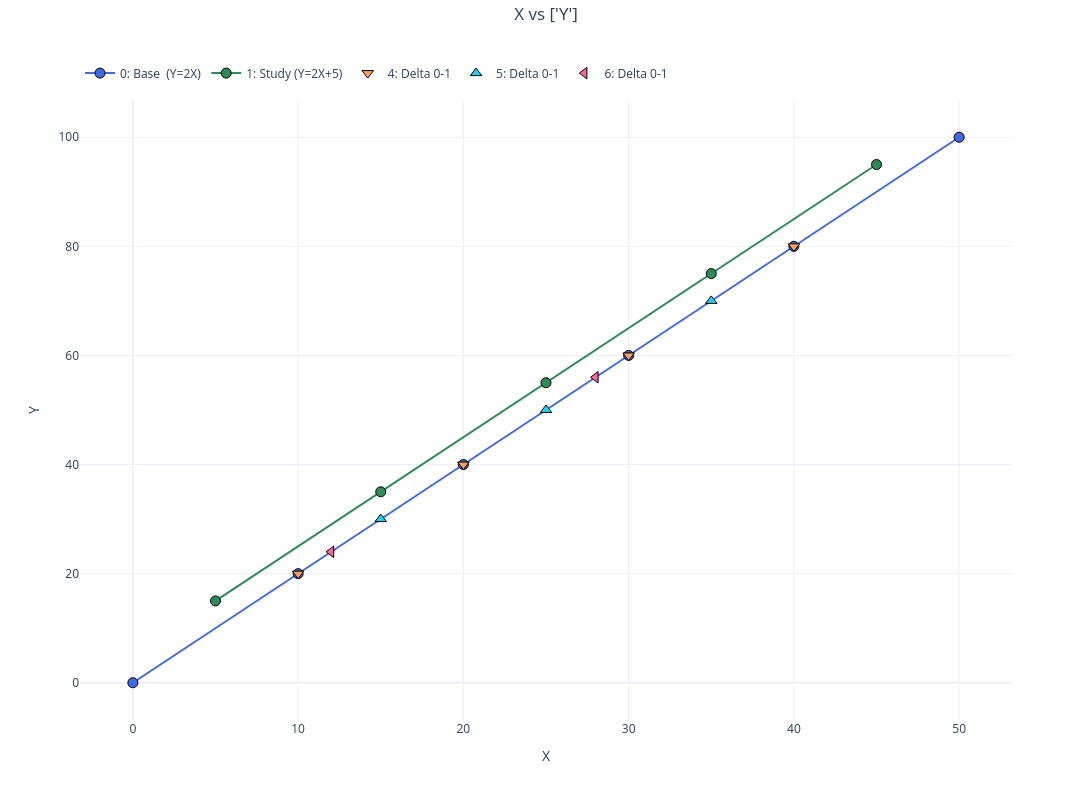

Notebook source saved alongside this figure:
### Markdown cell above
---
### Summary

- **`x_ins`** places result rows at chosen `align_on` values rather than the base rows.
- **`interp`** selects which side(s) ride the interpolated curve; the other side uses the
  nearest raw row. `BASE_METHOD` / `STUDY_METHOD` report what happened per side.
- **`kind` / `reg_order`** pick the curve: a regression trend, or (default) piecewise-linear
  interpolation &mdash; the same machinery `table()` uses.

Every numeric result above was checked against a known analytic value and printed `PASS`.

### Code cell
uc.plot("X", "Y")

### Figure 1 — Plotly figure (JSON) as saved in the notebook; plotly's stock layout.template omitted (floating-point values rounded to 4 significant figures)
{"data": [{"hovertemplate": "<b><u>Set: 0</u></b><br><b>Base  (Y=2X)</b><br>X: %{x:.2f}<br>Y: %{y:.2f}<extra></extra>", "legendgroup": "group_0", "line": {"color": "royalblue", "dash": "solid", "width": 2}, "marker": {"color": "royalblue", "line": {"color": "black", "width": 1}, "opacity": 1, "size": 10, "symbol": "circle"}, "mode": "lines+markers", "name": "0: Base  (Y=2X)", "showlegend": true, "type": "scatter", "x": [0.0, 10.0, 20.0, 30.0, 40.0, 50.0], "xaxis": "x", "y": [0.0, 20.0, 40.0, 60.0, 80.0, 100.0], "yaxis": "y"}, {"hovertemplate": "<b><u>Set: 1</u></b><br><b>Study (Y=2X+5)</b><br>X: %{x:.2f}<br>Y: %{y:.2f}<extra></extra>", "legendgroup": "group_1", "line": {"color": "seagreen", "dash": "solid", "width": 2}, "marker": {"color": "seagreen", "line": {"color": "black", "width": 1}, "opacity": 1, "size": 10, "symbol": "circle"}, "mode": "lines+markers", "name": "1: Study (Y=2X+5)", "showlegend": true, "type": "scatter", "x": [5.0, 15.0, 25.0, 35.0, 45.0], "xaxis": "x", "y": [15.0, 35.0, 55.0, 75.0, 95.0], "yaxis": "y"}, {"hovertemplate": "<b><u>Set: 4</u></b><br><b>Delta 0-1</b><br>X: %{x:.2f}<br>Y: %{y:.2f}<extra></extra>", "legendgroup": "group_4", "line": {"color": "#FFA15A", "width": 2}, "marker": {"color": "#FFA15A", "line": {"color": "black", "width": 1}, "opacity": 1, "size": 10, "symbol": "triangle-down"}, "mode": "markers+markers", "name": "4: Delta 0-1", "showlegend": true, "type": "scatter", "x": [10.0, 20.0, 30.0, 40.0], "xaxis": "x", "y": [20.0, 40.0, 60.0, 80.0], "yaxis": "y"}, {"hovertemplate": "<b><u>Set: 5</u></b><br><b>Delta 0-1</b><br>X: %{x:.2f}<br>Y: %{y:.2f}<extra></extra>", "legendgroup": "group_5", "line": {"color": "#19D3F3", "width": 2}, "marker": {"color": "#19D3F3", "line": {"color": "black", "width": 1}, "opacity": 1, "size": 10, "symbol": "triangle-up"}, "mode": "markers+markers", "name": "5: Delta 0-1", "showlegend": true, "type": "scatter", "x": [15.0, 25.0, 35.0], "xaxis": "x", "y": [30.0, 50.0, 70.0], "yaxis": "y"}, {"hovertemplate": "<b><u>Set: 6</u></b><br><b>Delta 0-1</b><br>X: %{x:.2f}<br>Y: %{y:.2f}<extra></extra>", "legendgroup": "group_6", "line": {"color": "#FF6692", "width": 2}, "marker": {"color": "#FF6692", "line": {"color": "black", "width": 1}, "opacity": 1, "size": 10, "symbol": "triangle-left"}, "mode": "markers+markers", "name": "6: Delta 0-1", "showlegend": true, "type": "scatter", "x": [12.0, 28.0], "xaxis": "x", "y": [24.0, 56.0], "yaxis": "y"}], "layout": {"height": 800, "legend": {"orientation": "h", "x": 0, "xanchor": "left", "y": 1.02, "yanchor": "bottom"}, "margin": {"r": 80, "t": 100}, "showlegend": true, "title": {"text": "X vs ['Y']", "x": 0.5, "xanchor": "center", "y": 0.99, "yanchor": "top", "yref": "container"}, "width": 1200, "xaxis": {"anchor": "y", "domain": [0, 1], "title": {"standoff": 15, "text": "X"}}, "yaxis": {"anchor": "x", "domain": [0, 1], "title": {"standoff": 15, "text": "Y"}}}}
